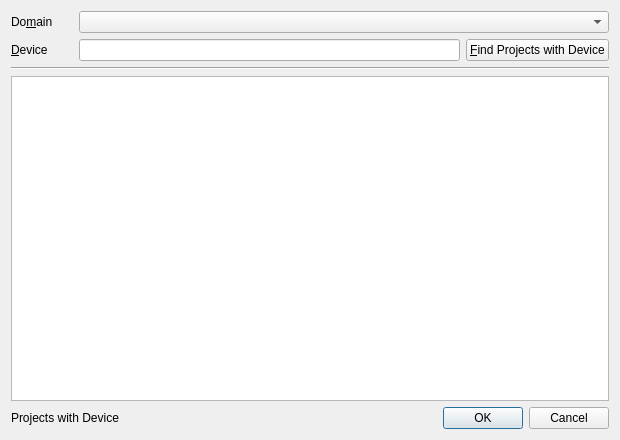
<?xml version="1.0" encoding="UTF-8"?>
<ui version="4.0">
 <class>Dialog</class>
 <widget class="QDialog" name="Dialog">
  <property name="geometry">
   <rect>
    <x>0</x>
    <y>0</y>
    <width>620</width>
    <height>440</height>
   </rect>
  </property>
  <property name="minimumSize">
   <size>
    <width>620</width>
    <height>440</height>
   </size>
  </property>
  <property name="windowTitle">
   <string>Dialog</string>
  </property>
  <layout class="QVBoxLayout" name="verticalLayout">
   <item>
    <layout class="QHBoxLayout" name="horizontalLayout">
     <item>
      <widget class="QLabel" name="lbl_domain">
       <property name="minimumSize">
        <size>
         <width>62</width>
         <height>0</height>
        </size>
       </property>
       <property name="text">
        <string>Do&amp;main</string>
       </property>
       <property name="buddy">
        <cstring>cmb_domain</cstring>
       </property>
      </widget>
     </item>
     <item>
      <widget class="QComboBox" name="cmb_domain">
       <property name="sizePolicy">
        <sizepolicy hsizetype="Preferred" vsizetype="Fixed">
         <horstretch>1</horstretch>
         <verstretch>0</verstretch>
        </sizepolicy>
       </property>
      </widget>
     </item>
    </layout>
   </item>
   <item>
    <layout class="QHBoxLayout" name="horizontalLayout_2">
     <item>
      <widget class="QLabel" name="lbl_device_id">
       <property name="minimumSize">
        <size>
         <width>62</width>
         <height>0</height>
        </size>
       </property>
       <property name="text">
        <string>&amp;Device</string>
       </property>
       <property name="buddy">
        <cstring>txt_device_id</cstring>
       </property>
      </widget>
     </item>
     <item>
      <widget class="QLineEdit" name="txt_device_id">
       <property name="sizePolicy">
        <sizepolicy hsizetype="Expanding" vsizetype="Fixed">
         <horstretch>1</horstretch>
         <verstretch>0</verstretch>
        </sizepolicy>
       </property>
      </widget>
     </item>
     <item>
      <widget class="QPushButton" name="btn_find_projects">
       <property name="text">
        <string>&amp;Find Projects with Device</string>
       </property>
      </widget>
     </item>
    </layout>
   </item>
   <item>
    <layout class="QVBoxLayout" name="verticalLayout_2">
     <item>
      <widget class="Line" name="line">
       <property name="orientation">
        <enum>Qt::Horizontal</enum>
       </property>
      </widget>
     </item>
     <item>
      <widget class="QTableWidget" name="tbl_projects"/>
     </item>
     <item>
      <layout class="QHBoxLayout" name="bottom_horizontal_layout">
       <item>
        <widget class="QLabel" name="lbl_status">
         <property name="enabled">
          <bool>true</bool>
         </property>
         <property name="sizePolicy">
          <sizepolicy hsizetype="Preferred" vsizetype="Preferred">
           <horstretch>1</horstretch>
           <verstretch>0</verstretch>
          </sizepolicy>
         </property>
         <property name="text">
          <string>Projects with Device</string>
         </property>
        </widget>
       </item>
       <item>
        <widget class="QDialogButtonBox" name="button_box">
         <property name="standardButtons">
          <set>QDialogButtonBox::Cancel|QDialogButtonBox::Ok</set>
         </property>
        </widget>
       </item>
      </layout>
     </item>
    </layout>
   </item>
  </layout>
 </widget>
 <resources/>
 <connections/>
</ui>
